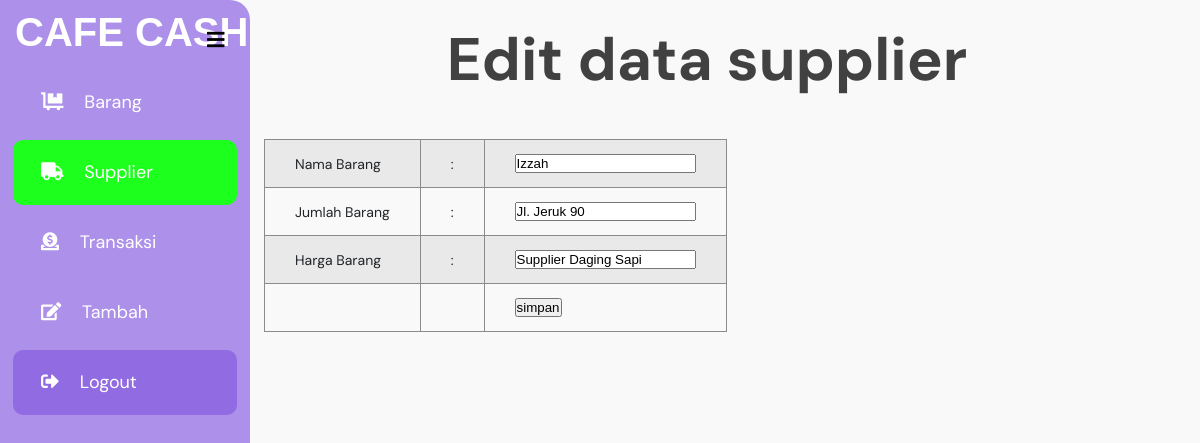
/edit_supplier.php?ID_Supplier=254698, run on the app's committed database.
### tables this page shows
CREATE TABLE `supplier` (
  `ID_Supplier` int(100) NOT NULL,
  `Nama_Supplier` varchar(250) NOT NULL,
  `Alamat` varchar(250) NOT NULL,
  `Keterangan_Supplier` varchar(100) NOT NULL
);

### edit_supplier.php (the view, shortened to what this page needs)
<!DOCTYPE html>
<html lang="en">
<head>
  <link rel="stylesheet" href="css/menuadmin.css" />
  <link rel="stylesheet" href="https://cdnjs.cloudflare.com/ajax/libs/font-awesome/5.14.0/css/all.min.css" />
</head>
<body>
  <?php
  include 'koneksi.php';
  $edit_data = mysqli_query($conn, "SELECT * FROM supplier WHERE ID_Supplier = '" . $_GET['ID_Supplier'] . "'");
  $result = mysqli_fetch_array($edit_data);
  ?>
  <main>
    <label for="check">
      <i class="fas fa-bars" id="btn"></i>
    </label>
    <div class="sidebar">
      <div class="top">CAFE CASH</div>
      <ul>
        <li>
          <a href="barang.php"><i class="fas fa-dolly-flatbed"></i> Barang</a>
        </li>
        <li>
          <a style="background-color: #1dff1d" href="supplier.php"><i class="fas fa-truck"></i> Supplier</a>
        </li>
        <li>
          <a href="transaksi.php"><i class="fas fa-donate"></i> Transaksi</a>
        </li>
        <li>
          <a href="tambah.php"><i class="fas fa-edit"></i> Tambah</a>
        </li>
        <li>
          <a style="background-color: #916be1" href="admin.php"><i class="fas fa-sign-out-alt"></i> Logout</a>
        </li>
      </ul>
    </div>
    <section>
      <h1>Edit data supplier</h1>
      <form action="" method="POST">
        <table>
          <tr>
            <td>Nama Barang</td>
            <td>:</td>
            <td><input type="text" name="Nama_Supplier" placeholder="Nama Barang" value="<?php echo $result['Nama_Supplier'] ?>" required></td>
          </tr>
          <tr>
            <td>Jumlah Barang</td>
            <td>:</td>
            <td><input type="text" name="Alamat" placeholder="Alamat" value="<?php echo $result['Alamat'] ?>" required></td>
          </tr>
          <tr>
            <td>Harga Barang</td>
            <td>:</td>
            <td><input type="text" name="Keterangan_Supplier" placeholder="Keterangan Supplier" value="<?php echo $result['Keterangan_Supplier'] ?>" required></td>
          </tr>
          <tr>
            <td></td>
            <td></td>
            <td><input type="submit" name="simpan" value="simpan"></td>
          </tr>
        </table>
      </form>
    </section>
  </main>
</body>
</html>

### css/menuadmin.css (style rules this page uses)
* { margin: 0; padding: 0; list-style: none; text-decoration: none; }
body { font-family: "DM Sans", sans-serif; font-size: 1rem; color: #212529; -webkit-text-size-adjust: 100%; -webkit-tap-highlight-color: transparent; background-color: #f9f9f9; }
main { display: flex; flex-wrap: nowrap; height: -webkit-fill-availeble; max-height: 100vh; overflow-x: auto; overflow-y: hidden; }
.sidebar { position: fixed; left: 0px; width: 250px; height: 100%; background: #ad90e9; border-radius: 0px 20px 20px 0px; transition: all 0.1s cubic-bezier(0, 0, 0, 0.81); overflow: hidden; }
.sidebar .top { font-family: "ubuntu", sans-serif; font-size: 40px; font-weight: 900; color: #fff; margin-top: 10px; margin-left: 15px; transition: all 0.1s cubic-bezier(0, 0, 0, 0.81); }
ul { margin-top: 15px; }
ul li { margin-top: 5px; padding: 0px 13px; transition: all 0.1s cubic-bezier(0, 0, 0, 0.81); }
.sidebar ul a { display: block; height: 100%; width: 100%; line-height: 65px; font-size: 18px; color: rgb(255, 255, 255); padding-left: 28px; box-sizing: border-box; border-radius: 10px; transition: all 0.4s cubic-bezier(0, 0, 0, 0.81); }
.sidebar ul a i { margin-right: 16px; }
label #btn { fill: #a2a2a2; position: absolute; margin-left: 3px; margin-top: 1px; cursor: pointer; border-radius: 3px; }
label #btn { z-index: 1111; left: 195px; top: 25px; font-size: 20px; color: #000000; padding: 4px 9px; transition: all 0.1s cubic-bezier(0, 0, 0, 0.81); }
section { height: 100vh; width: 100%; transition: all 0.1s; margin-left: -0px; }
section h1 { text-align: center; padding-top: 20px; font-size: 60px; color: #414141; margin-left: 200px; margin-bottom: 40px; }
table { position: relative; margin-left: 250px; margin-top: 20px; border-collapse: collapse; border-radius: 20px; z-index: 10; }
tr, td, th { font-size: 14px; padding: 14px 30px; border: 0.1px solid #8b8b8b; }
tr:nth-child(odd) { background-color: #e9e9e9; }

### data on the page
supplier: Nama_Supplier "Izzah", Alamat "Jl. Jeruk 90", Keterangan_Supplier "Supplier Daging Sapi"
